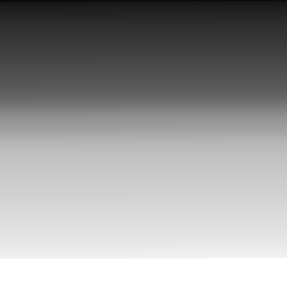
#> input picture TP1/img1_tp.png, 287 x 288 px, found by its file name
$ jupyter execute tp1_ej2.ipynb   (shell and % lines are left out)
#> lines starting #> are read from the running program, lines starting #| are printed output that depends on the picture; after the words box and inside, x2 and y2 are one past the last pixel; in counts of white or black regions, pixels touching at a corner belong together
[cell 1]
#Si queremos que las imágenes sean mostradas en una ventana emergente quitar el inline
#%matplotlib qt
# OpenCV-Python utiliza NumPy para el manejo de imágenes
import numpy as np
# cv2 es el módulo python para acceder a OpenCV
import cv2 as cv
# Usamos las poderosas herramientas de graficación de matplotlib para mostrar imágenes, perfiles, histogramas, etc
import matplotlib.pyplot as plt

[cell 2]
#Path a imagenes
img_path = "TP1"

[cell 3]
# Cargo imagen 1
path = img_path + '\img1_tp.png'
img_tp_1 = cv.imread(path, cv.IMREAD_GRAYSCALE)
#> img_tp_1 is the input picture: shape (288, 287); min 2, max 255, mean 154.8

plt.figure()
plt.imshow(img_tp_1, cmap='gray')
plt.show()

[cell 4]
# Cargo imagen 2
path = img_path + '\img2_tp.png'
img_tp_2 = cv.imread(path, cv.IMREAD_GRAYSCALE)
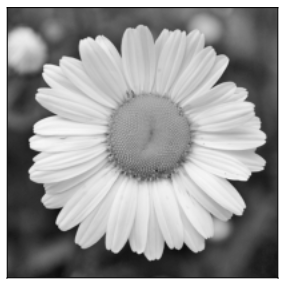
#> input picture TP1/img2_tp.png, 287 x 288 px, found by its file name
#> img_tp_2 is the input picture: shape (288, 287); min 2, max 255, mean 154.8

plt.figure()
plt.imshow(img_tp_2, cmap='gray')
plt.show()

[cell 5]
#Armo los histogramas
hist1,bins1 = np.histogram(img_tp_1.ravel(),100,[0,256])
#> hist1 = 100 values, max 8400 at index 99, min 0 at index 2, mean 826.6; bins1 = 101 values from 0 to 256
hist2,bins2 = np.histogram(img_tp_2.ravel(),100,[0,256])
#> hist2 has the same summary as hist1; bins2 = 101 values from 0 to 256

fig = plt.figure()
ax1=plt.subplot(221)
ax1.plot(hist1)
ax1.set_title('IM1')

ax2=plt.subplot(222)
ax2.plot(hist2)
ax2.set_title('IM2')
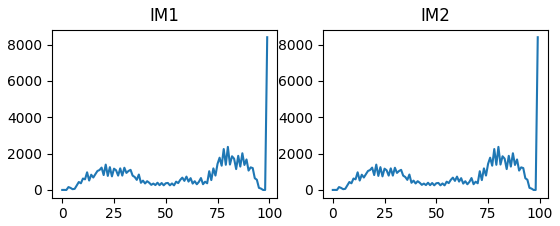
#> figure drawn by matplotlib, 2 panels; panel 1: curve peaks at x = 99, y = 8400; panel 2: curve peaks at x = 99, y = 8400

En ambos casos el histograma es muy parecido (o igual) aunque las imagenes son completamente distintas. Usar un modelo de deteccion usando unicamente el histograma no seria util, al menos sin la utilizacion de otras features que puedan complementar la informacion obtenida.

[cell 6]
# Cargo imagen 2
path = img_path + '\segmentacion.png'
img_seg = cv.imread(path, cv.IMREAD_COLOR)
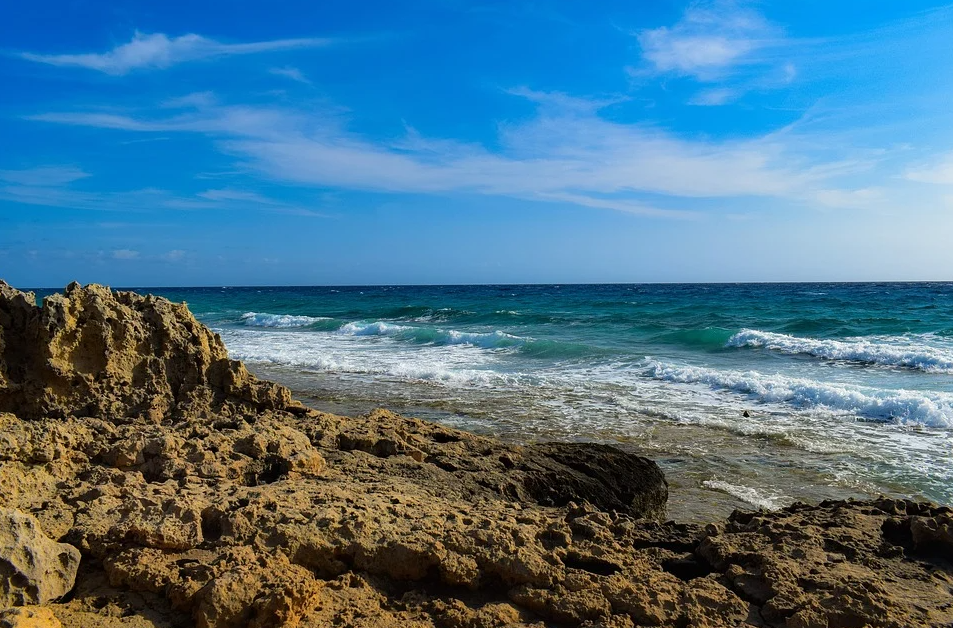
#> input picture TP1/segmentacion.png, 953 x 628 px, found by its file name
#> img_seg is the input picture: shape (628, 953, 3); mean B, G, R 139, 116.4, 76.1
img_seg = cv.cvtColor(img_seg, cv.COLOR_BGR2RGB)

plt.figure()
plt.imshow(img_seg)
plt.show()

[cell 7]
#Armo los histogramas
hist1,bins1 = np.histogram(img_seg[:,:,0].ravel(),256,[0,256])
#> hist1 = 256 values, max 37866 at index 0, min 0 at index 252, mean 2337.8; bins1 = 257 values from 0 to 256
hist2,bins2 = np.histogram(img_seg[:,:,1].ravel(),256,[0,256])
#> hist2 = 256 values, max 8300 at index 125, min 18 at index 254, mean 2337.8; bins2 = 257 values from 0 to 256
hist3,bins3 = np.histogram(img_seg[:,:,2].ravel(),256,[0,256])
#> hist3 = 256 values, max 22983 at index 0, min 108 at index 254, mean 2337.8; bins3 = 257 values from 0 to 256

fig = plt.figure()
ax1=plt.subplot(311)
ax1.plot(hist1)
ax1.set_title('H1')

ax2=plt.subplot(312)
ax2.plot(hist2)
ax2.set_title('H2')

ax3=plt.subplot(313)
ax3.plot(hist3)
ax3.set_title('H3')
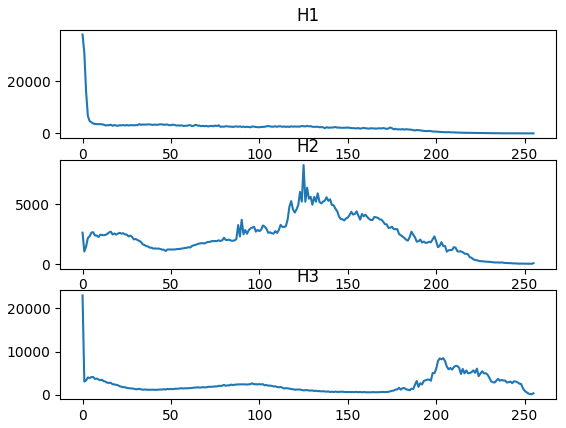
#> figure drawn by matplotlib, 3 panels; panel 1: curve peaks at x = 0, y = 37866; panel 2: curve peaks at x = 125, y = 8300; panel 3: curve peaks at x = 0, y = 22983

[cell 8]
#Para verde
color_l = (0,50,150)
color_u = (255,200,255)
mask = cv.inRange(img_seg, color_l,  color_u)
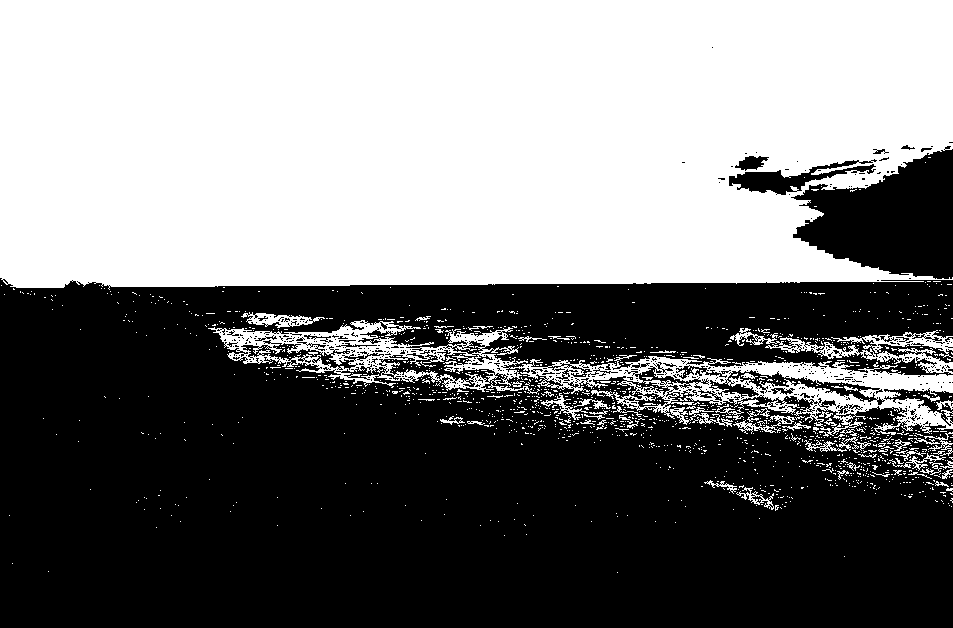
#> mask: shape (628, 953); 47.7% white; 1459 white regions (1396 under 20 px), largest, box (x1, y1, x2, y2) and area: (0, 0, 953, 290) 255088, (208, 320, 953, 437) 19344, (730, 328, 953, 374) 1688
img_segmentada1 = cv.bitwise_and(img_seg, img_seg, mask=mask)
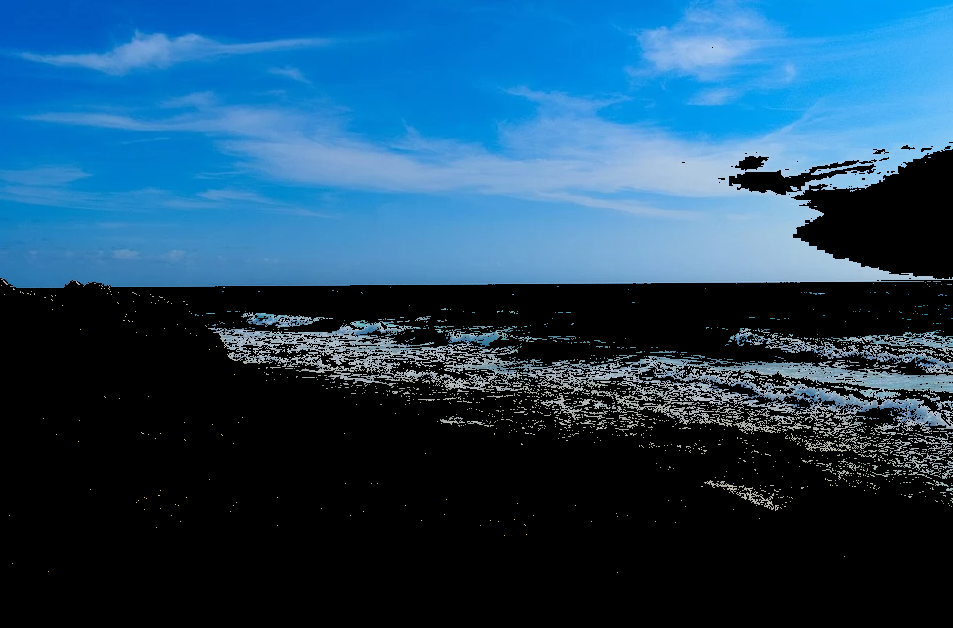
#> img_segmentada1: shape (628, 953, 3); mean R, G, B 31.1, 71.3, 100.4

#Para azul
color_l = (0,0,50)
color_u = (30,100,150)
mask = cv.inRange(img_seg, color_l,  color_u)
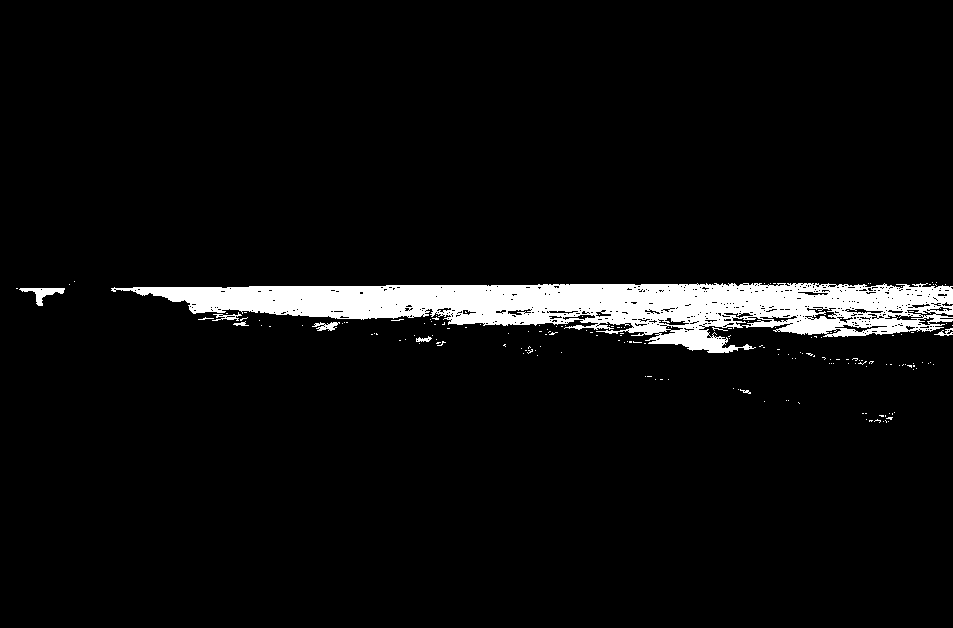
#> mask: shape (628, 953); 5.1% white; 178 white regions (169 under 20 px), largest, box (x1, y1, x2, y2) and area: (111, 283, 953, 353) 29045, (19, 288, 65, 306) 308, (312, 322, 340, 331) 137
img_segmentada2 = cv.bitwise_and(img_seg, img_seg, mask=mask)
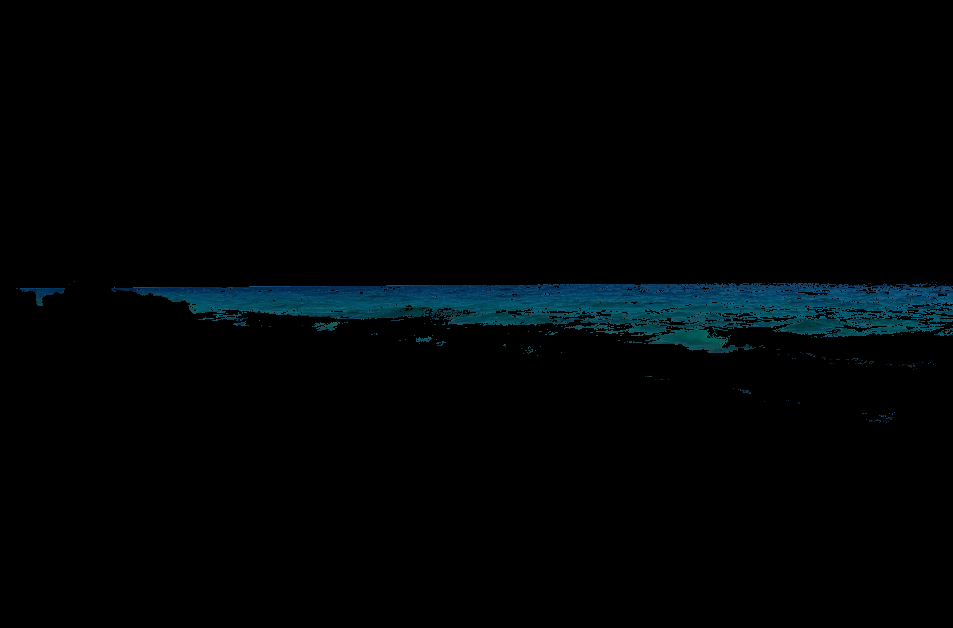
#> img_segmentada2: shape (628, 953, 3); mean R, G, B 0.4, 3.6, 4.8

#Para rojo
color_l = (0,0,0)
color_u = (255,255,50)
mask = cv.inRange(img_seg, color_l,  color_u)
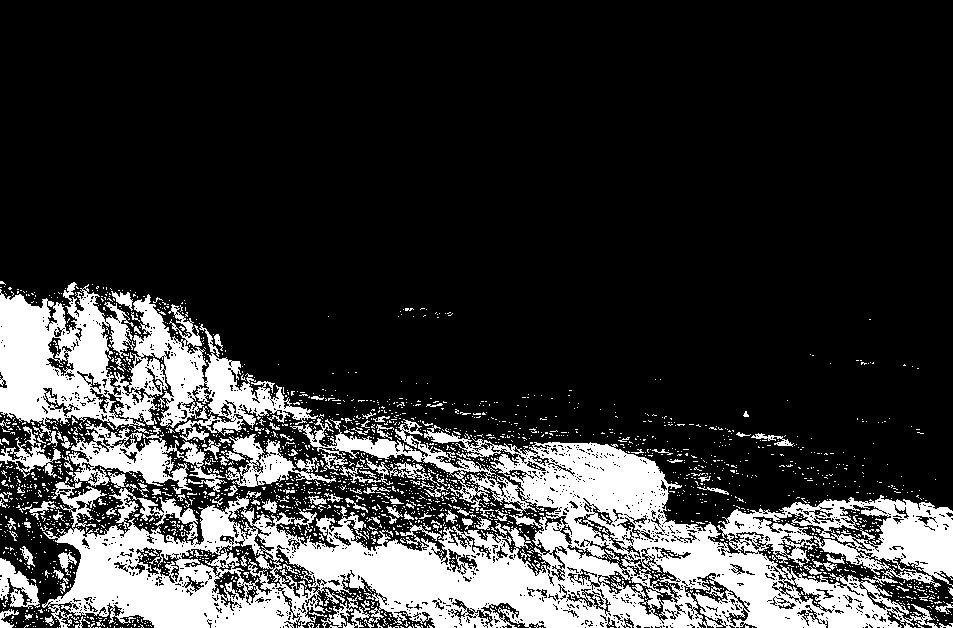
#> mask: shape (628, 953); 21.3% white; 2294 white regions (2160 under 20 px), largest, box (x1, y1, x2, y2) and area: (42, 418, 953, 628) 82284, (0, 282, 318, 447) 22457, (66, 420, 227, 494) 4377
img_segmentada3 = cv.bitwise_and(img_seg, img_seg, mask=mask)
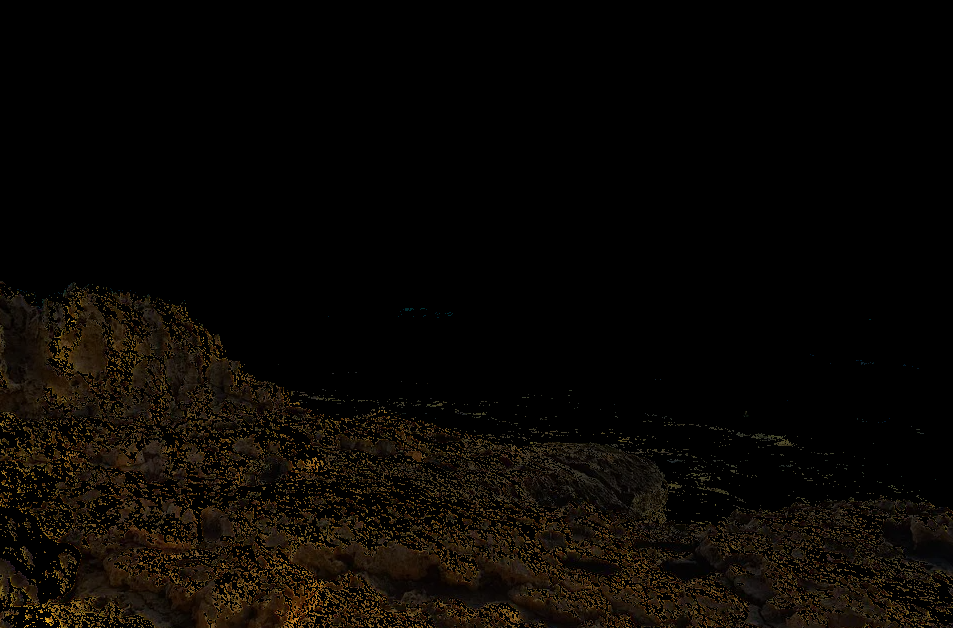
#> img_segmentada3: shape (628, 953, 3); mean R, G, B 9.8, 6.9, 3.3


fig = plt.figure()

ax1=plt.subplot(221)
ax1=plt.imshow(img_segmentada1)

ax2=plt.subplot(222)
ax2=plt.imshow(img_segmentada2)

ax3=plt.subplot(223)
ax3=plt.imshow(img_segmentada3)

ax4=plt.subplot(224)
ax4=plt.imshow(img_seg)
